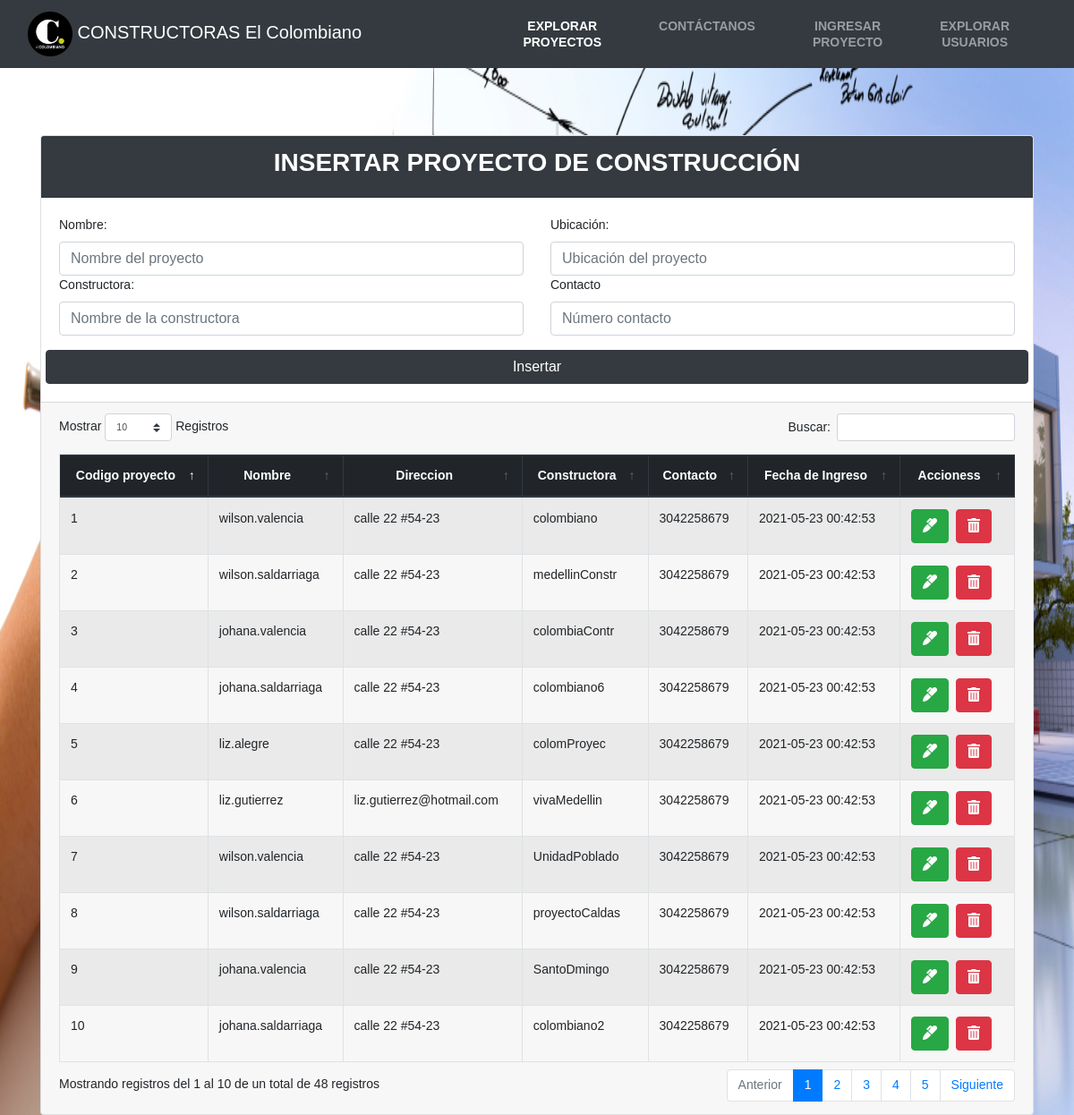
The app's page /ingresar.php with its own data.
### tables this page shows
CREATE TABLE proyectos(
   codigo_proyectos INT NOT NULL PRIMARY KEY AUTO_INCREMENT,
    nombre VARCHAR(75) not null,
    direccion VARCHAR(75) not null,
    constructora VARCHAR(75) not null,
    contacto VARCHAR(255) not null,
    data_create timestamp default current_timestamp
);

### ingresar.php (the view, shortened to what this page needs)
<?php include("src/app/config/dbConnection.php");
$objeto = new Conexion();
$conexion = $objeto->Conectar();
$consulta = "SELECT * FROM proyectos    ";
$resultado = $conexion->prepare($consulta);
$resultado->execute();
$usuarios = $resultado->fetchAll(PDO::FETCH_ASSOC);
?>
<?php include("src/app/includes/header.php") ?>
<div class="container">
    <div class="card">
        <div class="card-header bg-dark">
            <h3 class="text-white text-uppercase d-flex justify-content-center">Insertar  proyecto de construcción</h3>
        </div>
        <form action="src/app/models/save_task.php" method="POST">
            <div class="card-body">
                <div class="row">
                    <div class="col-md-6">
                        <label for="nombre">Nombre:</label>
                        <input class="form-control" type="text" name="nombre" id="nombre" placeholder="Nombre del proyecto" autofocus min="6" max="" value="<?php echo isset($_GET['nombre']) && $_GET['nombre'] !== '' ? $_GET['nombre'] : ''; ?>">
                    </div>
                    <div class="col-md-6">
                        <label for="direccion">Ubicación:</label>
                        <input class="form-control" type="text" name="direccion" id="direccion" placeholder="Ubicación del proyecto" min="6" max="" value="<?php echo isset($_GET['direccion']) && $_GET['direccion'] !== '' ? $_GET['direccion'] : ''; ?>">
                    </div>
                </div>
                <div class="row">
                    <div class="col-md-6">
                        <label for="constructora">Constructora:</label>
                        <input class="form-control" type="text" name="constructora" id="constructora" placeholder="Nombre de la constructora" autofocus min="6" max="" value="<?php echo isset($_GET['constructora']) && $_GET['constructora'] !== '' ?  $_GET['constructora'] : ''; ?>">
                    </div>
                    <div class="col-md-6">
                        <label for="contacto">Contacto</label>
                        <input class="form-control" type="number" name="contacto" id="contacto" placeholder="Número contacto"  value="<?php echo isset($_GET['contacto']) && $_GET['contacto'] !== '' ?  $_GET['contacto'] : ''; ?>">
                    </div>
                </div>
                <div class="row d-flex justify-content-center mt-3">
                    <input type="submit" class="btn btn-dark btn-block" name="guardar_project" value="Insertar">
                </div>
            </div>
            <div class="row justify-content-center">
            <div class="col-lg-12">
            <div class="table-responsive">
            <div class="card-footer">
                <table id="verTableUsuario" class="table table-striped table-hover table-bordered" style="width:100%">
                    <thead class="text-center thead-dark">
                        <tr>
                            <th>Codigo proyecto</th>
                            <th>Nombre</th>
                            <th>Direccion</th>
                            <th>Constructora</th>
                            <th>Contacto</th>
                            <th>Fecha de Ingreso</th>
                            <th>Accioness</th>
                        </tr>
                    </thead>
                    <tbody class="">
                        <?php foreach ($usuarios as $usuario) { ?>
                            <tr>
                                <td><?php echo $usuario['codigo_proyectos'] ?></td>
                                <td><?php echo $usuario['nombre'] ?></td>
                                <td><?php echo $usuario['direccion'] ?></td>
                                <td><?php echo $usuario['constructora'] ?></td>
                                <td><?php echo $usuario['contacto'] ?></td>
                                <td><?php echo $usuario['data_create'] ?></td>
                                <td>
                                    <a class="mr-1 btn btn-success" href="src/app/models/edit.php?id=<?php echo $usuario['codigo_proyectos']?>">
                                        <i class="fas fa-marker"></i>
                                    </a>
                                    <a class="mr-1 btn btn-danger" href="src/app/models/delete.php?id=<?php echo $usuario['codigo_proyectos']?>">
                                        <i class="fas fa-trash-alt"></i>
                                    </a>
                                </td>
                            </tr>
                        <?php } ?>
                    </tbody>
                </table>
            </div>
            </div>
            </div>
            </div>
        </form>
    </div>
</div>
<?php include("src/app/includes/footer.php") ?>

### src/public/css/style.css (style rules this page uses)
* { margin: 0; padding: 0; }
body { font-family: "Archivo Narrow", sans-serif; font-size: 14px; }
h1, h2, h3, h4, h5, h6 { font-family: "Archivo Narrow", sans-serif; color: #000000; line-height: 1.3; font-weight: 700; }

### records on screen
proyectos: codigo_proyectos "1", nombre "wilson.valencia", direccion "calle 22 #54-23", constructora "colombiano", contacto "3042258679", data_create "2021-05-23 00:42:53"
proyectos: codigo_proyectos "2", nombre "wilson.saldarriaga", direccion "calle 22 #54-23", constructora "medellinConstr", contacto "3042258679", data_create "2021-05-23 00:42:53"
proyectos: codigo_proyectos "3", nombre "johana.valencia", direccion "calle 22 #54-23", constructora "colombiaContr", contacto "3042258679", data_create "2021-05-23 00:42:53"
proyectos: codigo_proyectos "4", nombre "johana.saldarriaga", direccion "calle 22 #54-23", constructora "colombiano6", contacto "3042258679", data_create "2021-05-23 00:42:53"
proyectos: codigo_proyectos "5", nombre "liz.alegre", direccion "calle 22 #54-23", constructora "colomProyec", contacto "3042258679", data_create "2021-05-23 00:42:53"
proyectos: codigo_proyectos "6", nombre "liz.gutierrez", direccion "liz.gutierrez@hotmail.com", constructora "vivaMedellin", contacto "3042258679", data_create "2021-05-23 00:42:53"
proyectos: codigo_proyectos "7", nombre "wilson.valencia", direccion "calle 22 #54-23", constructora "UnidadPoblado", contacto "3042258679", data_create "2021-05-23 00:42:53"
proyectos: codigo_proyectos "8", nombre "wilson.saldarriaga", direccion "calle 22 #54-23", constructora "proyectoCaldas", contacto "3042258679", data_create "2021-05-23 00:42:53"
proyectos: codigo_proyectos "9", nombre "johana.valencia", direccion "calle 22 #54-23", constructora "SantoDmingo", contacto "3042258679", data_create "2021-05-23 00:42:53"
proyectos: codigo_proyectos "10", nombre "johana.saldarriaga", direccion "calle 22 #54-23", constructora "colombiano2", contacto "3042258679", data_create "2021-05-23 00:42:53"
